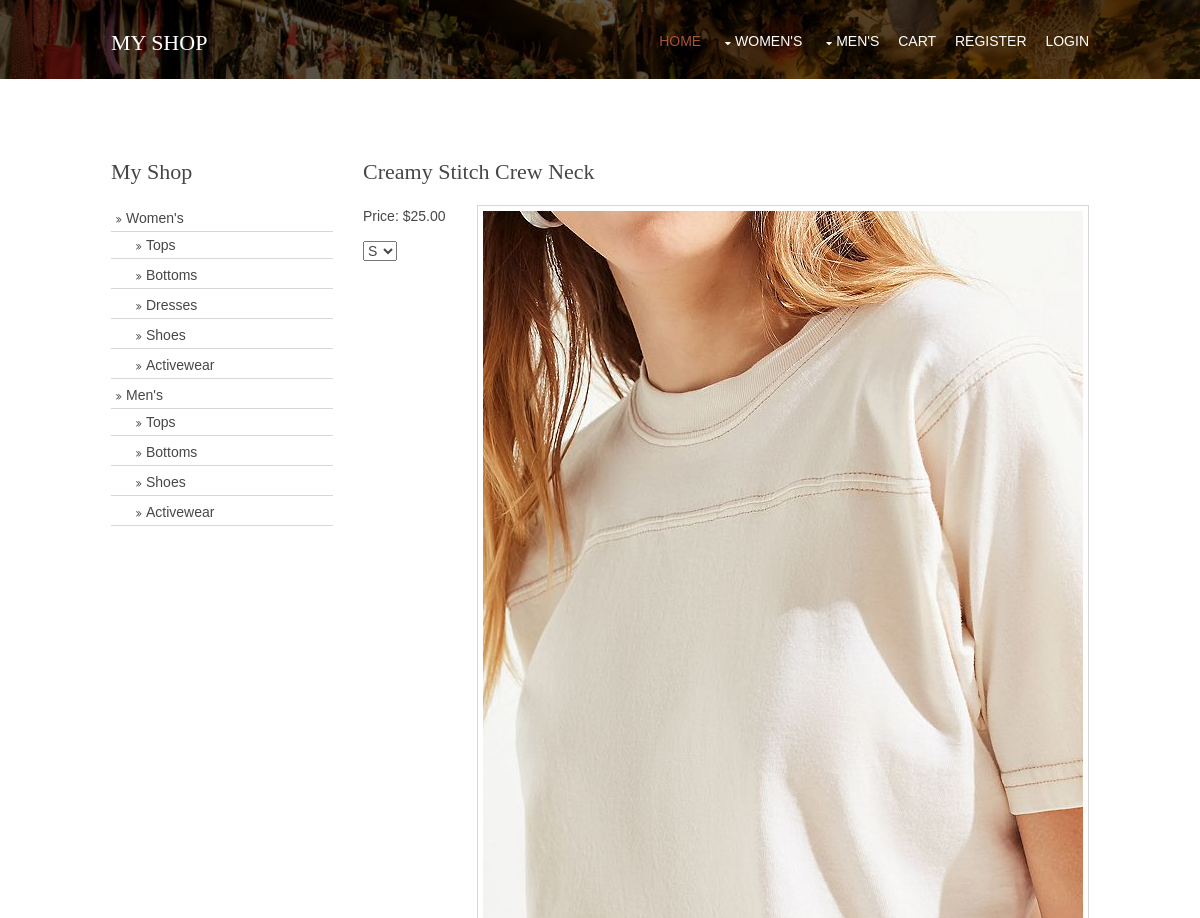
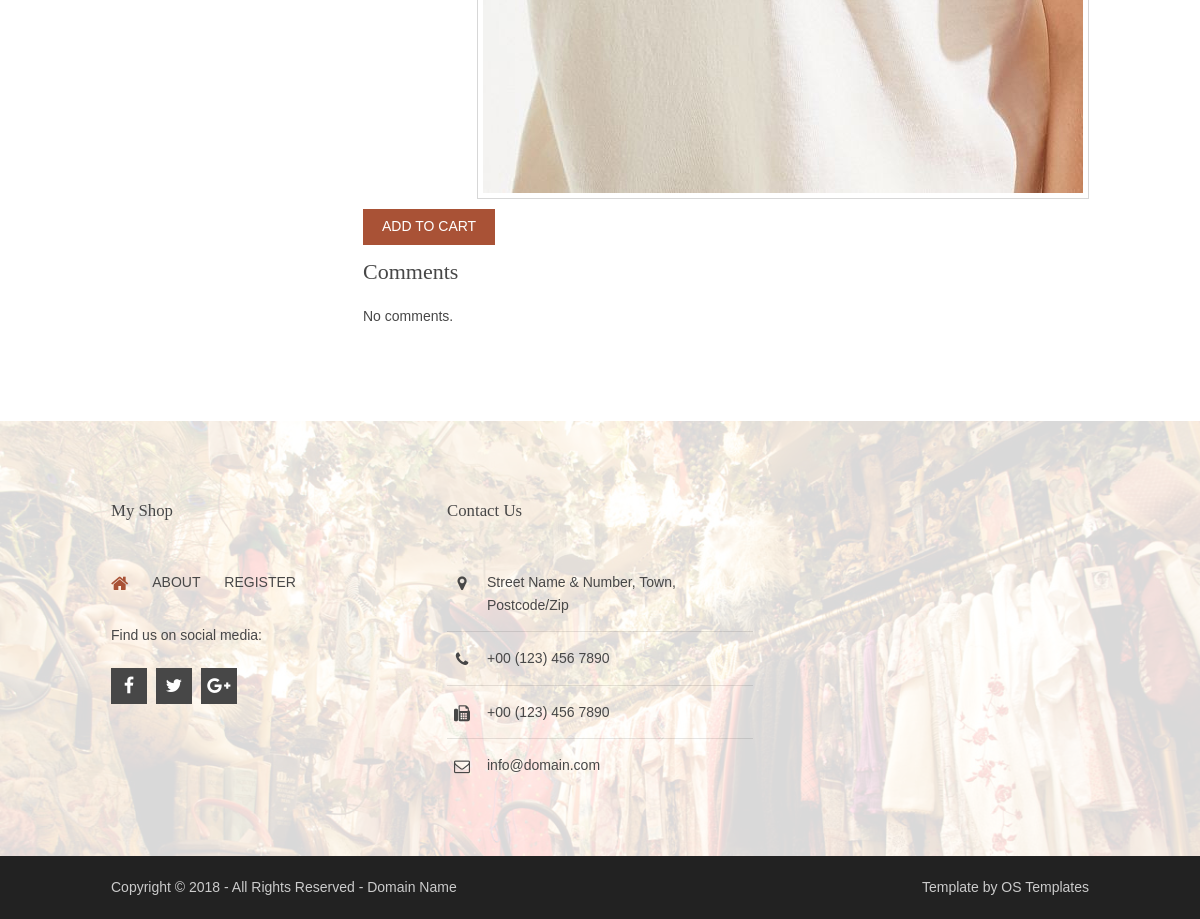
/2, run on the app's committed database (2 pictures, top to bottom).
### myshop/models.py (models this page shows, shortened)
class Product(models.Model):
    gender = models.CharField(max_length=10)
    category = models.CharField(max_length=60)
    name = models.CharField(max_length=100)
    price = models.DecimalField(max_digits=5, decimal_places=2)
    sizes = models.CharField(max_length=60, default='S M L')
    photo = models.ImageField(upload_to='products')
    available = models.BooleanField(default=True)

### myshop/views.py (the view)
# urls.py: path('<int:product_id>', views.product, name='product'),
def product(request, product_id):
    product = Product.objects.get(pk = product_id)
    sizes = product.sizes
    sizes = sizes.split() # https://stackoverflow.com/questions/19555472/change-a-string-of-integers-separated-by-spaces-to-a-list-of-int
    context = {
        "product": product,
        "sizes": sizes,
        "comments": product.comments.all()
    }
    return render(request, "myshop/product.html", context)

### myshop/templates/myshop/product.html (shortened to what this page needs)
{% extends "myshop/layout.html" %}
{% load static %}
{% block body %}
<div class="wrapper row3">
  <main class="hoc container clear">
    <div class="sidebar one_quarter first">
      <h6>My Shop</h6>
      <nav class="sdb_holder">
        <ul>
          <li><a href="#">Women's</a>
            <ul>
              <li><a href="{% url 'women_tops' %}">Tops</a></li>
              <li><a href="{% url 'women_bottoms' %}">Bottoms</a></li>
              <li><a href="{% url 'dresses' %}">Dresses</a></li>
              <li><a href="{% url 'women_shoes' %}">Shoes</a></li>
              <li><a href="{% url 'women_activewear' %}">Activewear</a></li>
            </ul>
          </li>
          <li><a href="#">Men's</a>
            <ul>
              <li><a href="{% url 'men_tops' %}">Tops</a></li>
              <li><a href="{% url 'men_bottoms' %}">Bottoms</a></li>
              <li><a href="{% url 'men_shoes' %}">Shoes</a></li>
              <li><a href="{% url 'men_activewear' %}">Activewear</a></li>
            </ul>
          </li>
        </ul>
      </nav>
    </div>
    <div class="content three_quarter">
      <h1>{{ product.name }}</h1>
      <img class="imgr borderedbox inspace-5" src="{{ product.photo.url }}" alt="{{ product.name }}">
      <p>Price: ${{ product.price }}</p>
      <form action="{% url 'add_to_cart' product.id %}" method="post">
      <select name="size" class="inverse">
      {% for size in sizes %}
        <option value="{{ size }}">{{ size }}</option>
      {% endfor %}
      </select>
       <input type="submit" class="btn" value="Add to cart"/>
      </form>
      <div id="comments">
        <h2>Comments</h2>
        {% if comments %}
        <ul>
          {% for comment in comments %}
          <li>
            <article>
              <header>
                <figure class="avatar"><img src="{% static 'myshop/avatar.png' %}" alt=""></figure>
                <address>
                By <a href="#">{{ comment.user }}</a>
                </address>
                <time>{{ comment.time }}</time>
              </header>
              <div class="comcont">
                <p>{{ comment.text }}</p>
              </div>
            </article>
          </li>
          {% endfor %}
        </ul>
        {% else %}
        <p>No comments.</p>
        {% endif %}
      </div>
    </div>
  </main>
</div>
{% endblock %}

### myshop/static/myshop/layout.css (style rules this page uses)
.container { padding:80px 0; }
.sidebar .sdb_holder { margin-bottom:50px; }
.sidebar .sdb_holder:last-child { margin-bottom:0; }
*, *::before, *::after { transition:all .3s ease-in-out; }
nav ul, nav ol { margin:0; padding:0; list-style:none; }
#mainav, #breadcrumb, .sidebar nav { line-height:normal; }
#mainav .drop::after, #mainav li li .drop::after, #breadcrumb li a::after, .sidebar nav a::after { position:absolute; font-family:"FontAwesome"; font-size:10px; line-height:10px; }
.sidebar nav { display:block; width:100%; }
.sidebar nav li { margin:0 0 3px 0; padding:0; }
.sidebar nav a { display:block; position:relative; margin:0; padding:5px 10px 5px 15px; text-decoration:none; border:solid; border-width:0 0 1px 0; }
.sidebar nav a::after { top:9px; left:5px; content:"\f101"; }
.sidebar nav ul ul a { padding-left:35px; }
.sidebar nav ul ul a::after { left:25px; }
body { color:#CBCBCB; background-color:#222222; }
a { color:#A95236; }
hr, .borderedbox { border-color:#D7D7D7; }
.btn, .btn.inverse:hover { color:#FFFFFF; background-color:#A95236; border-color:#A95236; }
.row3 { color:#474747; background-color:#FFFFFF; }
.container .sidebar nav a { color:inherit; border-color:#D7D7D7; }
@media screen and (min-width:978px) { .hoc { max-width:978px; } }

### myshop/static/myshop/framework.css (style rules this page uses)
html { overflow-y:scroll; overflow-x:hidden; }
html, body { margin:0; padding:0; font-size:14px; line-height:1.6em; }
*, *::before, *::after { box-sizing:border-box; }
.borderedbox { border:1px solid; }
.btn { display:inline-block; padding:8px 18px 10px; text-transform:uppercase; border:1px solid; }
.clear, .group { display:block; }
.clear::before, .clear::after, .group::before, .group::after { display:table; content:""; }
.clear, .clear::after, .group, .group::after { clear:both; }
a { outline:none; text-decoration:none; }
.fl_right, .imgr { float:right; }
img { width:auto; max-width:100%; height:auto; margin:0; padding:0; border:none; line-height:normal; vertical-align:middle; }
.imgr { margin:0 0 10px 15px; clear:right; }
body, input, textarea, select { font-family:Verdana, Geneva, sans-serif; }
h1, h2, h3, h4, h5, h6, .heading { font-family:Georgia, "Times New Roman", Times, serif; }
form, fieldset, legend { margin:0; padding:0; border:none; }
label, input, textarea, select, button { display:block; resize:none; outline:none; color:inherit; font-size:inherit; font-family:inherit; vertical-align:middle; }
h1, h2, h3, h4, h5, h6, .heading { margin:0 0 20px 0; font-size:22px; line-height:normal; font-weight:normal; text-transform:capitalize; }
.wrapper { display:block; position:relative; width:100%; margin:0; padding:0; text-align:left; word-wrap:break-word; }
.hoc { display:block; margin:0 auto; }
address, article, aside, figcaption, figure, footer, header, main, nav, section { display:block; margin:0; padding:0; }
.one_half, .one_third, .two_third, .one_quarter, .two_quarter, .three_quarter { display:inline-block; float:left; margin:0 0 0 3.06748466257669%; list-style:none; }
.first { margin-left:0; clear:left; }
.one_quarter { width:22.69938650306748%; }
.three_quarter { width:74.23312883435584%; }
.inspace-5 { padding:5px; }

### data on the page
Product: name "Creamy Stitch Crew Neck", photo (picture), price "25.00"

### other printed values
form field size "S"
